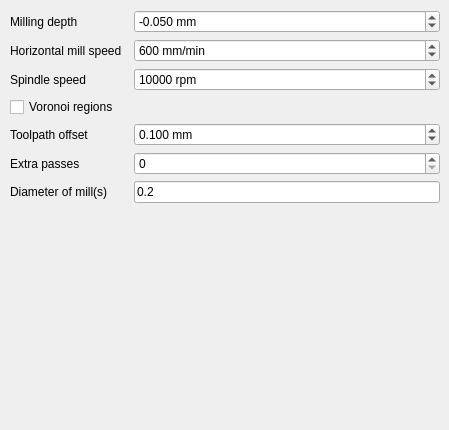
        <widget class="QWidget" name="millTab">
         <attribute name="title">
          <string>Mill</string>
         </attribute>
         <widget class="QWidget" name="formLayoutWidget_3">
          <property name="geometry">
           <rect>
            <x>10</x>
            <y>10</y>
            <width>430</width>
            <height>411</height>
           </rect>
          </property>
          <layout class="QGridLayout" name="millGridLayout">
           <property name="horizontalSpacing">
            <number>12</number>
           </property>
           <property name="verticalSpacing">
            <number>6</number>
           </property>
           <item row="5" column="1">
            <widget class="QSpinBox" name="extrapassesSpinBox">
             <property name="toolTip">
              <string>&lt;html&gt;&lt;head/&gt;&lt;body&gt;&lt;p&gt;&lt;span style=&quot; font-style:italic;&quot;&gt;--extra-passes&lt;/span&gt;&lt;/p&gt;&lt;p&gt;number of additional isolation passes For each extra pass, engraving is repeated with the offset width increased by half its original value, creating wider isolation areas. This option is ignored when --voronoi is in use.&lt;/p&gt;&lt;/body&gt;&lt;/html&gt;</string>
             </property>
            </widget>
           </item>
           <item row="4" column="1">
            <widget class="QDoubleSpinBox" name="offsetDoubleSpinBox">
             <property name="toolTip">
              <string>&lt;html&gt;&lt;head/&gt;&lt;body&gt;&lt;p&gt;&lt;span style=&quot; font-style:italic;&quot;&gt;--offset * 2&lt;/span&gt;&lt;/p&gt;&lt;p&gt;distance by which the tool movement will be outset from the contours in the gerber file to be engraved. If you want to obtain a PCB as similar as possible to the original file, you should set this value to half of the tool diameter. If this distance can't be satisfied because copper areas are too close, a warning will be printed and the line will be drawn between the areas. This behavior can be used to get voronoi-style (flood-filling) areas; sim‐ply set the offset to a large value (like 1 inch). When the vectorial mode is in use, --voronoi is preferred.&lt;/p&gt;&lt;/body&gt;&lt;/html&gt;</string>
             </property>
             <property name="suffix">
              <string> mm</string>
             </property>
             <property name="decimals">
              <number>3</number>
             </property>
             <property name="minimum">
              <double>0.000000000000000</double>
             </property>
             <property name="maximum">
              <double>100.000000000000000</double>
             </property>
             <property name="singleStep">
              <double>0.050000000000000</double>
             </property>
             <property name="value">
              <double>0.100000000000000</double>
             </property>
            </widget>
           </item>
           <item row="0" column="1">
            <widget class="QDoubleSpinBox" name="zworkDoubleSpinBox">
             <property name="toolTip">
              <string>&lt;html&gt;&lt;head/&gt;&lt;body&gt;&lt;p&gt;&lt;span style=&quot; font-style:italic;&quot;&gt;--zwork&lt;/span&gt;&lt;/p&gt;&lt;p&gt;Z-coordinate at which engraving happens&lt;/p&gt;&lt;/body&gt;&lt;/html&gt;</string>
             </property>
             <property name="suffix">
              <string> mm</string>
             </property>
             <property name="decimals">
              <number>3</number>
             </property>
             <property name="minimum">
              <double>-1000.000000000000000</double>
             </property>
             <property name="maximum">
              <double>0.000000000000000</double>
             </property>
             <property name="singleStep">
              <double>0.001000000000000</double>
             </property>
             <property name="value">
              <double>-0.050000000000000</double>
             </property>
            </widget>
           </item>
           <item row="1" column="1">
            <widget class="QSpinBox" name="millfeedSpinBox">
             <property name="toolTip">
              <string>&lt;html&gt;&lt;head/&gt;&lt;body&gt;&lt;p&gt;&lt;span style=&quot; font-style:italic;&quot;&gt;--mill-feed&lt;/span&gt;&lt;/p&gt;&lt;p&gt;Feed rate at which engraving takes place (horizontal speed)&lt;/p&gt;&lt;/body&gt;&lt;/html&gt;</string>
             </property>
             <property name="suffix">
              <string> mm/min</string>
             </property>
             <property name="maximum">
              <number>10000</number>
             </property>
             <property name="singleStep">
              <number>10</number>
             </property>
             <property name="value">
              <number>600</number>
             </property>
            </widget>
           </item>
           <item row="4" column="0">
            <widget class="QLabel" name="offsetLabel">
             <property name="toolTip">
              <string>&lt;html&gt;&lt;head/&gt;&lt;body&gt;&lt;p&gt;&lt;span style=&quot; font-style:italic;&quot;&gt;--offset * 2&lt;/span&gt;&lt;/p&gt;&lt;p&gt;distance by which the tool movement will be outset from the contours in the gerber file to be engraved. If you want to obtain a PCB as similar as possible to the original file, you should set this value to half of the tool diameter. If this distance can't be satisfied because copper areas are too close, a warning will be printed and the line will be drawn between the areas. This behavior can be used to get voronoi-style (flood-filling) areas; sim‐ply set the offset to a large value (like 1 inch). When the vectorial mode is in use, --voronoi is preferred.&lt;/p&gt;&lt;/body&gt;&lt;/html&gt;</string>
             </property>
             <property name="text">
              <string>Toolpath offset</string>
             </property>
             <property name="buddy">
              <cstring>offsetDoubleSpinBox</cstring>
             </property>
            </widget>
           </item>
           <item row="1" column="0">
            <widget class="QLabel" name="millfeedLabel">
             <property name="toolTip">
              <string>&lt;html&gt;&lt;head/&gt;&lt;body&gt;&lt;p&gt;&lt;span style=&quot; font-style:italic;&quot;&gt;--mill-feed&lt;/span&gt;&lt;/p&gt;&lt;p&gt;Feed rate at which engraving takes place (horizontal speed)&lt;/p&gt;&lt;/body&gt;&lt;/html&gt;</string>
             </property>
             <property name="text">
              <string>Horizontal mill speed</string>
             </property>
             <property name="buddy">
              <cstring>millfeedSpinBox</cstring>
             </property>
            </widget>
           </item>
           <item row="0" column="0">
            <widget class="QLabel" name="zworkLabel">
             <property name="toolTip">
              <string>&lt;html&gt;&lt;head/&gt;&lt;body&gt;&lt;p&gt;&lt;span style=&quot; font-style:italic;&quot;&gt;--zwork&lt;/span&gt;&lt;/p&gt;&lt;p&gt;Z-coordinate at which engraving happens&lt;/p&gt;&lt;/body&gt;&lt;/html&gt;</string>
             </property>
             <property name="text">
              <string>Milling depth</string>
             </property>
             <property name="buddy">
              <cstring>zworkDoubleSpinBox</cstring>
             </property>
            </widget>
           </item>
           <item row="2" column="0">
            <widget class="QLabel" name="millspeedLabel">
             <property name="toolTip">
              <string>&lt;html&gt;&lt;head/&gt;&lt;body&gt;&lt;p&gt;&lt;span style=&quot; font-style:italic;&quot;&gt;--mill-speed&lt;/span&gt;&lt;/p&gt;&lt;p&gt;Spindle speed during engraving&lt;/p&gt;&lt;/body&gt;&lt;/html&gt;</string>
             </property>
             <property name="text">
              <string>Spindle speed</string>
             </property>
             <property name="buddy">
              <cstring>millspeedSpinBox</cstring>
             </property>
            </widget>
           </item>
           <item row="5" column="0">
            <widget class="QLabel" name="extrapassesLabel">
             <property name="toolTip">
              <string>&lt;html&gt;&lt;head/&gt;&lt;body&gt;&lt;p&gt;&lt;span style=&quot; font-style:italic;&quot;&gt;--extra-passes&lt;/span&gt;&lt;/p&gt;&lt;p&gt;number of additional isolation passes For each extra pass, engraving is repeated with the offset width increased by half its original value, creating wider isolation areas. This option is ignored when --voronoi is in use.&lt;/p&gt;&lt;/body&gt;&lt;/html&gt;</string>
             </property>
             <property name="text">
              <string>Extra passes</string>
             </property>
             <property name="buddy">
              <cstring>extrapassesSpinBox</cstring>
             </property>
            </widget>
           </item>
           <item row="2" column="1">
            <widget class="QSpinBox" name="millspeedSpinBox">
             <property name="toolTip">
              <string>&lt;html&gt;&lt;head/&gt;&lt;body&gt;&lt;p&gt;&lt;span style=&quot; font-style:italic;&quot;&gt;--mill-speed&lt;/span&gt;&lt;/p&gt;&lt;p&gt;Spindle speed during engraving&lt;/p&gt;&lt;/body&gt;&lt;/html&gt;</string>
             </property>
             <property name="suffix">
              <string> rpm</string>
             </property>
             <property name="maximum">
              <number>100000</number>
             </property>
             <property name="singleStep">
              <number>500</number>
             </property>
             <property name="value">
              <number>10000</number>
             </property>
            </widget>
           </item>
           <item row="3" column="0">
            <widget class="QCheckBox" name="voronoiCheckBox">
             <property name="enabled">
              <bool>true</bool>
             </property>
             <property name="toolTip">
              <string>&lt;html&gt;&lt;head/&gt;&lt;body&gt;&lt;p&gt;&lt;span style=&quot; font-style:italic;&quot;&gt;--voronoi&lt;/span&gt;&lt;/p&gt;&lt;p&gt;enable the voronoi mode (requires --vectorial). This option is more efficient than a large --offset value, and provides the same result.&lt;/p&gt;&lt;/body&gt;&lt;/html&gt;</string>
             </property>
             <property name="text">
              <string>Voronoi regions</string>
             </property>
            </widget>
           </item>
           	<item row="6" column="0">
            <widget class="QLabel" name="milldiametersLabel">             
             <property name="toolTip">
              <string>&lt;html&gt;&lt;head/&gt;&lt;body&gt;&lt;p&gt;&lt;span style=&quot; font-style:italic;&quot;&gt;--mill-diameters&lt;/span&gt;&lt;/p&gt;&lt;p&gt;Diameters of mill bits, used in the order they are provided. (Use comma seperated list for multiple. Last one mills all, thus start big)&lt;/p&gt;&lt;/body&gt;&lt;/html&gt;</string>
             </property>
             <property name="text">
              <string>Diameter of mill(s)</string>
             </property>
             <property name="buddy">
              <cstring>milldiametersLineEdit</cstring>
             </property>
            </widget>
           </item>
           <item row="6" column="1">
            <widget class="QLineEdit" name="milldiametersLineEdit">             
             <property name="toolTip">
              <string>&lt;html&gt;&lt;head/&gt;&lt;body&gt;&lt;p&gt;&lt;span style=&quot; font-style:italic;&quot;&gt;--mill-diameters&lt;/span&gt;&lt;/p&gt;&lt;p&gt;Diameters of mill bits, used in the order they are provided. (Use comma seperated list for multiple. Last one mills all, thus start big)&lt;/p&gt;&lt;/body&gt;&lt;/html&gt;</string>
             </property>
             <property name="text">
              <string>0.2</string>
             </property>             
            </widget>
           </item>
           <item row="7" column="0" colspan="2">
            <spacer name="verticalSpacer_3">
             <property name="orientation">
              <enum>Qt::Vertical</enum>
             </property>
             <property name="sizeHint" stdset="0">
              <size>
               <width>20</width>
               <height>40</height>
              </size>
             </property>
            </spacer>
           </item>
          </layout>
         </widget>
        </widget>
